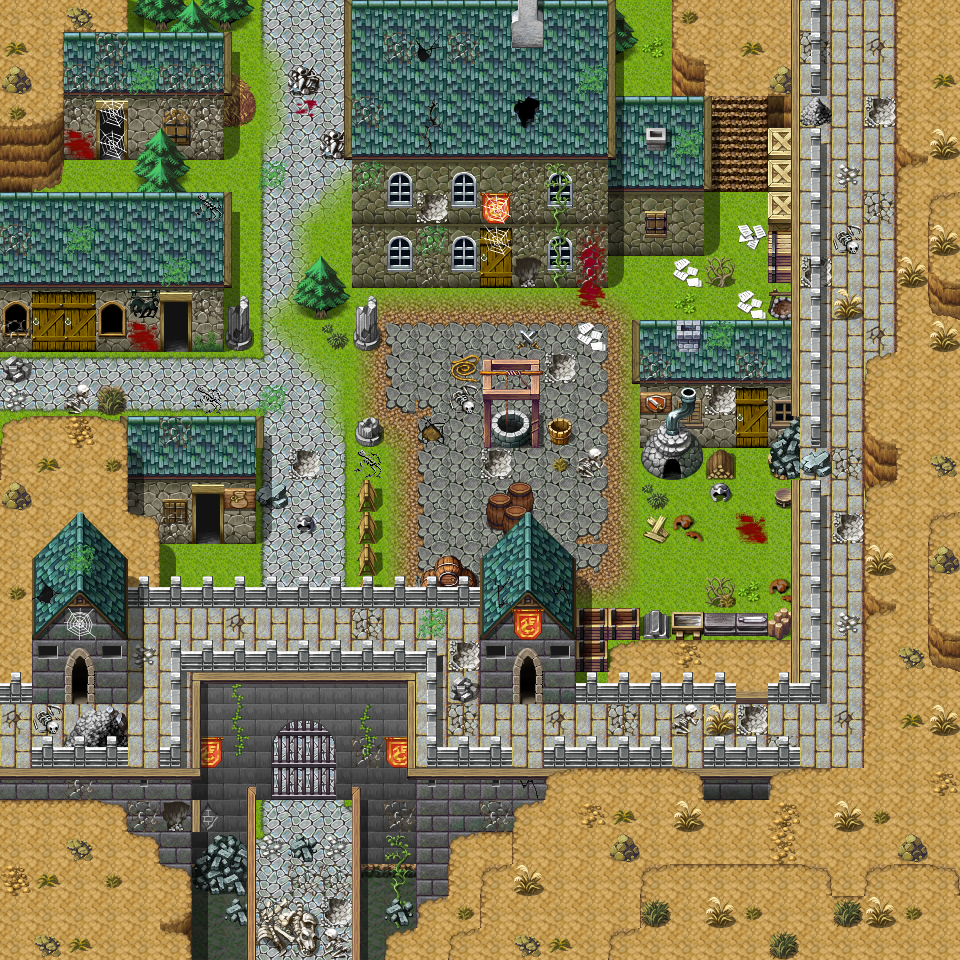

Below is a game level as drawn by its tile map, then a one-line description and the .tmx that defines it (tile-layer data replaced by summaries):
An orthogonal 30x30 tile map with 32x32 px tiles, 4 tile layers (Ground, Objects, Above, Top), 1 hidden layer not drawn, 39 tilesets and 38 objects (16x spawn, 12x mapchange, 10x script).

<map version="1.0" orientation="orthogonal" width="30" height="30" tilewidth="32" tileheight="32">
    <tileset firstgid="1" name="map_25" tilewidth="32" tileheight="32">
        <image source="../drawable/map_25.png" />
    </tileset>
    <tileset firstgid="65" name="map_21" tilewidth="32" tileheight="32">
        <image source="../drawable/map_21.png" />
    </tileset>
    <tileset firstgid="129" name="map_47" tilewidth="32" tileheight="32">
        <image source="../drawable/map_47.png" />
    </tileset>
    <tileset firstgid="193" name="map_43" tilewidth="32" tileheight="32">
        <image source="../drawable/map_43.png" />
    </tileset>
    <tileset firstgid="257" name="map_45" tilewidth="32" tileheight="32">
        <image source="../drawable/map_45.png" />
    </tileset>
    <tileset firstgid="321" name="map_6" tilewidth="32" tileheight="32">
        <image source="../drawable/map_6.png" />
    </tileset>
    <tileset firstgid="385" name="map_40" tilewidth="32" tileheight="32">
        <image source="../drawable/map_40.png" />
    </tileset>
    <tileset firstgid="449" name="map_44" tilewidth="32" tileheight="32">
        <image source="../drawable/map_44.png" />
    </tileset>
    <tileset firstgid="513" name="map_46" tilewidth="32" tileheight="32">
        <image source="../drawable/map_46.png" />
    </tileset>
    <tileset firstgid="577" name="map_28" tilewidth="32" tileheight="32">
        <image source="../drawable/map_28.png" />
    </tileset>
    <tileset firstgid="641" name="map_38" tilewidth="32" tileheight="32">
        <image source="../drawable/map_38.png" />
    </tileset>
    <tileset firstgid="705" name="map_22" tilewidth="32" tileheight="32">
        <image source="../drawable/map_22.png" />
    </tileset>
    <tileset firstgid="769" name="map_9" tilewidth="32" tileheight="32">
        <image source="../drawable/map_9.png" />
    </tileset>
    <tileset firstgid="833" name="map_7" tilewidth="32" tileheight="32">
        <image source="../drawable/map_7.png" />
    </tileset>
    <tileset firstgid="897" name="map_1" tilewidth="32" tileheight="32">
        <image source="../drawable/map_1.png" />
    </tileset>
    <tileset firstgid="961" name="map_41" tilewidth="32" tileheight="32">
        <image source="../drawable/map_41.png" />
    </tileset>
    <tileset firstgid="1025" name="map_3" tilewidth="32" tileheight="32">
        <image source="../drawable/map_3.png" />
    </tileset>
    <tileset firstgid="1089" name="map_0" tilewidth="32" tileheight="32">
        <image source="../drawable/map_0.png" />
    </tileset>
    <tileset firstgid="1153" name="map_16" tilewidth="32" tileheight="32">
        <image source="../drawable/map_16.png" />
    </tileset>
    <tileset firstgid="1217" name="map_32" tilewidth="32" tileheight="32">
        <image source="../drawable/map_32.png" />
    </tileset>
    <tileset firstgid="1281" name="map_33" tilewidth="32" tileheight="32">
        <image source="../drawable/map_33.png" />
    </tileset>
    <tileset firstgid="1345" name="map_8" tilewidth="32" tileheight="32">
        <image source="../drawable/map_8.png" />
    </tileset>
    <tileset firstgid="1409" name="map_4" tilewidth="32" tileheight="32">
        <image source="../drawable/map_4.png" />
    </tileset>
    <tileset firstgid="1473" name="map_17" tilewidth="32" tileheight="32">
        <image source="../drawable/map_17.png" />
    </tileset>
    <tileset firstgid="1537" name="map_2" tilewidth="32" tileheight="32">
        <image source="../drawable/map_2.png" />
    </tileset>
    <tileset firstgid="1601" name="map_11" tilewidth="32" tileheight="32">
        <image source="../drawable/map_11.png" />
    </tileset>
    <tileset firstgid="1665" name="map_27" tilewidth="32" tileheight="32">
        <image source="../drawable/map_27.png" />
    </tileset>
    <tileset firstgid="1729" name="map_26" tilewidth="32" tileheight="32">
        <image source="../drawable/map_26.png" />
    </tileset>
    <tileset firstgid="1793" name="map_15" tilewidth="32" tileheight="32">
        <image source="../drawable/map_15.png" />
    </tileset>
    <tileset firstgid="1857" name="map_5" tilewidth="32" tileheight="32">
        <image source="../drawable/map_5.png" />
    </tileset>
    <tileset firstgid="1921" name="map_34" tilewidth="32" tileheight="32">
        <image source="../drawable/map_34.png" />
    </tileset>
    <tileset firstgid="1985" name="map_10" tilewidth="32" tileheight="32">
        <image source="../drawable/map_10.png" />
    </tileset>
    <tileset firstgid="2049" name="map_19" tilewidth="32" tileheight="32">
        <image source="../drawable/map_19.png" />
    </tileset>
    <tileset firstgid="2113" name="map_20" tilewidth="32" tileheight="32">
        <image source="../drawable/map_20.png" />
    </tileset>
    <tileset firstgid="2177" name="map_18" tilewidth="32" tileheight="32">
        <image source="../drawable/map_18.png" />
    </tileset>
    <tileset firstgid="2241" name="map_14" tilewidth="32" tileheight="32">
        <image source="../drawable/map_14.png" />
    </tileset>
    <tileset firstgid="2305" name="map_12" tilewidth="32" tileheight="32">
        <image source="../drawable/map_12.png" />
    </tileset>
    <tileset firstgid="2369" name="map_35" tilewidth="32" tileheight="32">
        <image source="../drawable/map_35.png" />
    </tileset>
    <tileset firstgid="2433" name="map_24" tilewidth="32" tileheight="32">
        <image source="../drawable/map_24.png" />
    </tileset>
    <layer name="Ground" width="30" height="30">
        <data>[900 cells, 890 non-empty, 60 distinct tile ids]</data>
    </layer>
    <layer name="Objects" width="30" height="30">
        <data>[900 cells, 428 non-empty, 169 distinct tile ids]</data>
    </layer>
    <layer name="Above" width="30" height="30">
        <data>[900 cells, 229 non-empty, 73 distinct tile ids]</data>
    </layer>
    <layer name="Top" width="30" height="30">
        <data>[900 cells, 34 non-empty, 15 distinct tile ids]</data>
    </layer>
    <layer name="Walkable" width="30" height="30" visible="0">
        <data>[900 cells, 606 non-empty, 1 distinct tile ids]</data>
    </layer>
    <objectgroup name="Mapevents" visible="0">
        <!-- 22 objects omitted --></objectgroup>
    <objectgroup name="Spawn" visible="0">
        <!-- 16 objects omitted --></objectgroup>
    <objectgroup name="Keys" visible="0" />
    <objectgroup name="Replace" />
</map>
<!-- 38 of 38 objects omitted -->
